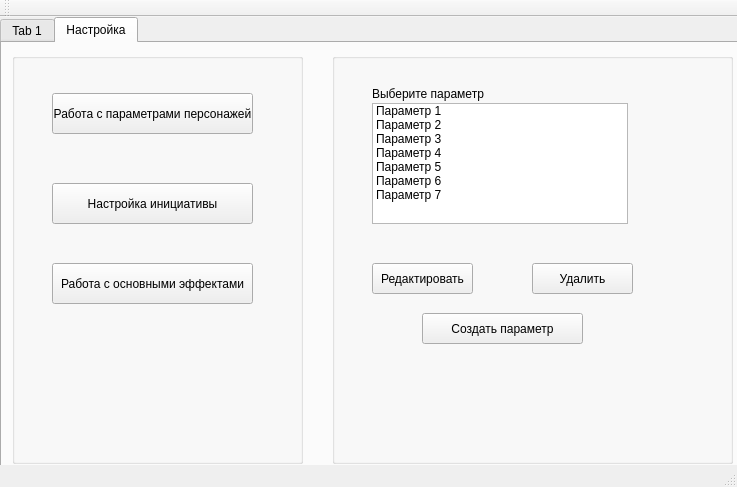
<?xml version="1.0" encoding="UTF-8"?>
<ui version="4.0">
 <class>MainWindow</class>
 <widget class="QMainWindow" name="MainWindow">
  <property name="geometry">
   <rect>
    <x>0</x>
    <y>0</y>
    <width>737</width>
    <height>487</height>
   </rect>
  </property>
  <property name="windowTitle">
   <string>Помощник мастера настольной ролевой игры</string>
  </property>
  <widget class="QWidget" name="centralWidget">
   <widget class="QTabWidget" name="tabWidget">
    <property name="geometry">
     <rect>
      <x>0</x>
      <y>0</y>
      <width>741</width>
      <height>451</height>
     </rect>
    </property>
    <property name="currentIndex">
     <number>1</number>
    </property>
    <widget class="QWidget" name="tab">
     <attribute name="title">
      <string>Tab 1</string>
     </attribute>
    </widget>
    <widget class="QWidget" name="tab_2">
     <attribute name="title">
      <string>Настройка</string>
     </attribute>
     <widget class="QGroupBox" name="config_buttons">
      <property name="geometry">
       <rect>
        <x>10</x>
        <y>10</y>
        <width>291</width>
        <height>411</height>
       </rect>
      </property>
      <property name="title">
       <string/>
      </property>
      <widget class="QPushButton" name="param_work">
       <property name="geometry">
        <rect>
         <x>40</x>
         <y>40</y>
         <width>201</width>
         <height>41</height>
        </rect>
       </property>
       <property name="text">
        <string>Работа с параметрами персонажей</string>
       </property>
      </widget>
      <widget class="QPushButton" name="init_config">
       <property name="geometry">
        <rect>
         <x>40</x>
         <y>130</y>
         <width>201</width>
         <height>41</height>
        </rect>
       </property>
       <property name="text">
        <string>Настройка инициативы</string>
       </property>
      </widget>
      <widget class="QPushButton" name="effects_work">
       <property name="geometry">
        <rect>
         <x>40</x>
         <y>210</y>
         <width>201</width>
         <height>41</height>
        </rect>
       </property>
       <property name="text">
        <string>Работа с основными эффектами</string>
       </property>
      </widget>
     </widget>
     <widget class="QGroupBox" name="param_work_box">
      <property name="geometry">
       <rect>
        <x>330</x>
        <y>10</y>
        <width>401</width>
        <height>411</height>
       </rect>
      </property>
      <property name="title">
       <string/>
      </property>
      <widget class="QLabel" name="label">
       <property name="geometry">
        <rect>
         <x>40</x>
         <y>30</y>
         <width>121</width>
         <height>21</height>
        </rect>
       </property>
       <property name="text">
        <string>Выберите параметр</string>
       </property>
      </widget>
      <widget class="QListWidget" name="param_list">
       <property name="geometry">
        <rect>
         <x>40</x>
         <y>50</y>
         <width>256</width>
         <height>121</height>
        </rect>
       </property>
       <item>
        <property name="text">
         <string>Параметр 1</string>
        </property>
       </item>
       <item>
        <property name="text">
         <string>Параметр 2</string>
        </property>
       </item>
       <item>
        <property name="text">
         <string>Параметр 3</string>
        </property>
       </item>
       <item>
        <property name="text">
         <string>Параметр 4</string>
        </property>
       </item>
       <item>
        <property name="text">
         <string>Параметр 5</string>
        </property>
       </item>
       <item>
        <property name="text">
         <string>Параметр 6</string>
        </property>
       </item>
       <item>
        <property name="text">
         <string>Параметр 7</string>
        </property>
       </item>
      </widget>
      <widget class="QPushButton" name="edit_param">
       <property name="geometry">
        <rect>
         <x>40</x>
         <y>210</y>
         <width>101</width>
         <height>31</height>
        </rect>
       </property>
       <property name="text">
        <string>Редактировать</string>
       </property>
      </widget>
      <widget class="QPushButton" name="delete_param">
       <property name="geometry">
        <rect>
         <x>200</x>
         <y>210</y>
         <width>101</width>
         <height>31</height>
        </rect>
       </property>
       <property name="text">
        <string>Удалить</string>
       </property>
      </widget>
      <widget class="QPushButton" name="create_param">
       <property name="geometry">
        <rect>
         <x>90</x>
         <y>260</y>
         <width>161</width>
         <height>31</height>
        </rect>
       </property>
       <property name="text">
        <string>Создать параметр</string>
       </property>
      </widget>
     </widget>
    </widget>
   </widget>
  </widget>
  <widget class="QMenuBar" name="menuBar">
   <property name="geometry">
    <rect>
     <x>0</x>
     <y>0</y>
     <width>737</width>
     <height>21</height>
    </rect>
   </property>
  </widget>
  <widget class="QToolBar" name="mainToolBar">
   <attribute name="toolBarArea">
    <enum>TopToolBarArea</enum>
   </attribute>
   <attribute name="toolBarBreak">
    <bool>false</bool>
   </attribute>
  </widget>
  <widget class="QStatusBar" name="statusBar"/>
 </widget>
 <layoutdefault spacing="6" margin="11"/>
 <resources/>
 <connections/>
</ui>
